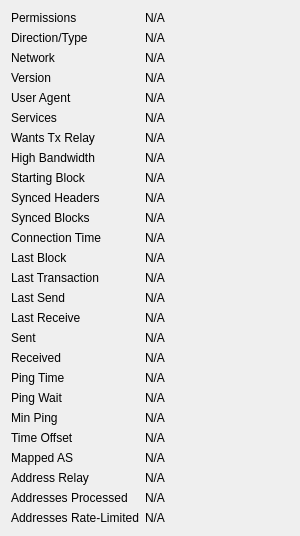
             <widget class="QWidget" name="detailWidget">
              <property name="geometry">
               <rect>
                <x>0</x>
                <y>0</y>
                <width>300</width>
                <height>426</height>
               </rect>
              </property>
              <layout class="QGridLayout" name="gridLayout_2" columnstretch="0,1">
               <item row="0" column="0">
                <widget class="QLabel" name="label_30">
                 <property name="text">
                  <string>Permissions</string>
                 </property>
                </widget>
               </item>
               <item row="0" column="1">
                <widget class="QLabel" name="peerPermissions">
                 <property name="cursor">
                  <cursorShape>IBeamCursor</cursorShape>
                 </property>
                 <property name="text">
                  <string>N/A</string>
                 </property>
                 <property name="textFormat">
                  <enum>Qt::PlainText</enum>
                 </property>
                 <property name="textInteractionFlags">
                  <set>Qt::LinksAccessibleByMouse|Qt::TextSelectableByKeyboard|Qt::TextSelectableByMouse</set>
                 </property>
                </widget>
               </item>
               <item row="1" column="0">
                <widget class="QLabel" name="peerConnectionTypeLabel">
                 <property name="toolTip">
                  <string>The direction and type of peer connection: %1</string>
                 </property>
                 <property name="text">
                  <string>Direction/Type</string>
                 </property>
                </widget>
               </item>
               <item row="1" column="1">
                <widget class="QLabel" name="peerConnectionType">
                 <property name="cursor">
                  <cursorShape>IBeamCursor</cursorShape>
                 </property>
                 <property name="text">
                  <string>N/A</string>
                 </property>
                 <property name="textFormat">
                  <enum>Qt::PlainText</enum>
                 </property>
                 <property name="textInteractionFlags">
                  <set>Qt::LinksAccessibleByMouse|Qt::TextSelectableByKeyboard|Qt::TextSelectableByMouse</set>
                 </property>
                </widget>
               </item>
               <item row="2" column="0">
                <widget class="QLabel" name="peerNetworkLabel">
                 <property name="toolTip">
                  <string>The network protocol this peer is connected through: IPv4, IPv6, Onion, I2P, or CJDNS.</string>
                 </property>
                 <property name="text">
                  <string>Network</string>
                 </property>
                </widget>
               </item>
               <item row="2" column="1">
                <widget class="QLabel" name="peerNetwork">
                 <property name="cursor">
                  <cursorShape>IBeamCursor</cursorShape>
                 </property>
                 <property name="text">
                  <string>N/A</string>
                 </property>
                 <property name="textFormat">
                  <enum>Qt::PlainText</enum>
                 </property>
                 <property name="textInteractionFlags">
                  <set>Qt::LinksAccessibleByMouse|Qt::TextSelectableByKeyboard|Qt::TextSelectableByMouse</set>
                 </property>
                </widget>
               </item>
               <item row="3" column="0">
                <widget class="QLabel" name="label_21">
                 <property name="text">
                  <string>Version</string>
                 </property>
                </widget>
               </item>
               <item row="3" column="1">
                <widget class="QLabel" name="peerVersion">
                 <property name="cursor">
                  <cursorShape>IBeamCursor</cursorShape>
                 </property>
                 <property name="text">
                  <string>N/A</string>
                 </property>
                 <property name="textFormat">
                  <enum>Qt::PlainText</enum>
                 </property>
                 <property name="textInteractionFlags">
                  <set>Qt::LinksAccessibleByMouse|Qt::TextSelectableByKeyboard|Qt::TextSelectableByMouse</set>
                 </property>
                </widget>
               </item>
               <item row="4" column="0">
                <widget class="QLabel" name="label_28">
                 <property name="text">
                  <string>User Agent</string>
                 </property>
                </widget>
               </item>
               <item row="4" column="1">
                <widget class="QLabel" name="peerSubversion">
                 <property name="cursor">
                  <cursorShape>IBeamCursor</cursorShape>
                 </property>
                 <property name="text">
                  <string>N/A</string>
                 </property>
                 <property name="textFormat">
                  <enum>Qt::PlainText</enum>
                 </property>
                 <property name="textInteractionFlags">
                  <set>Qt::LinksAccessibleByMouse|Qt::TextSelectableByKeyboard|Qt::TextSelectableByMouse</set>
                 </property>
                </widget>
               </item>
               <item row="5" column="0">
                <widget class="QLabel" name="label_4">
                 <property name="text">
                  <string>Services</string>
                 </property>
                </widget>
               </item>
               <item row="5" column="1">
                <widget class="QLabel" name="peerServices">
                 <property name="cursor">
                  <cursorShape>IBeamCursor</cursorShape>
                 </property>
                 <property name="text">
                  <string>N/A</string>
                 </property>
                 <property name="textFormat">
                  <enum>Qt::PlainText</enum>
                 </property>
                 <property name="wordWrap">
                  <bool>true</bool>
                 </property>
                 <property name="textInteractionFlags">
                  <set>Qt::LinksAccessibleByMouse|Qt::TextSelectableByKeyboard|Qt::TextSelectableByMouse</set>
                 </property>
                </widget>
               </item>
               <item row="6" column="0">
                <widget class="QLabel" name="peerRelayTxesLabel">
                 <property name="toolTip">
                  <string>Whether the peer requested us to relay transactions.</string>
                 </property>
                 <property name="text">
                  <string>Wants Tx Relay</string>
                 </property>
                </widget>
               </item>
               <item row="6" column="1">
                <widget class="QLabel" name="peerRelayTxes">
                 <property name="cursor">
                  <cursorShape>IBeamCursor</cursorShape>
                 </property>
                 <property name="text">
                  <string>N/A</string>
                 </property>
                 <property name="textFormat">
                  <enum>Qt::PlainText</enum>
                 </property>
                 <property name="textInteractionFlags">
                  <set>Qt::LinksAccessibleByMouse|Qt::TextSelectableByKeyboard|Qt::TextSelectableByMouse</set>
                 </property>
                </widget>
               </item>
               <item row="7" column="0">
                <widget class="QLabel" name="peerHighBandwidthLabel">
                 <property name="toolTip">
                  <string>High bandwidth BIP152 compact block relay: %1</string>
                 </property>
                 <property name="text">
                  <string>High Bandwidth</string>
                 </property>
                </widget>
               </item>
               <item row="7" column="1">
                <widget class="QLabel" name="peerHighBandwidth">
                 <property name="cursor">
                  <cursorShape>IBeamCursor</cursorShape>
                 </property>
                 <property name="text">
                  <string>N/A</string>
                 </property>
                 <property name="textFormat">
                  <enum>Qt::PlainText</enum>
                 </property>
                 <property name="textInteractionFlags">
                  <set>Qt::LinksAccessibleByMouse|Qt::TextSelectableByKeyboard|Qt::TextSelectableByMouse</set>
                 </property>
                </widget>
               </item>
               <item row="8" column="0">
                <widget class="QLabel" name="label_29">
                 <property name="text">
                  <string>Starting Block</string>
                 </property>
                </widget>
               </item>
               <item row="8" column="1">
                <widget class="QLabel" name="peerHeight">
                 <property name="cursor">
                  <cursorShape>IBeamCursor</cursorShape>
                 </property>
                 <property name="text">
                  <string>N/A</string>
                 </property>
                 <property name="textFormat">
                  <enum>Qt::PlainText</enum>
                 </property>
                 <property name="textInteractionFlags">
                  <set>Qt::LinksAccessibleByMouse|Qt::TextSelectableByKeyboard|Qt::TextSelectableByMouse</set>
                 </property>
                </widget>
               </item>
               <item row="9" column="0">
                <widget class="QLabel" name="label_27">
                 <property name="text">
                  <string>Synced Headers</string>
                 </property>
                </widget>
               </item>
               <item row="9" column="1">
                <widget class="QLabel" name="peerSyncHeight">
                 <property name="cursor">
                  <cursorShape>IBeamCursor</cursorShape>
                 </property>
                 <property name="text">
                  <string>N/A</string>
                 </property>
                 <property name="textFormat">
                  <enum>Qt::PlainText</enum>
                 </property>
                 <property name="textInteractionFlags">
                  <set>Qt::LinksAccessibleByMouse|Qt::TextSelectableByKeyboard|Qt::TextSelectableByMouse</set>
                 </property>
                </widget>
               </item>
               <item row="10" column="0">
                <widget class="QLabel" name="label_25">
                 <property name="text">
                  <string>Synced Blocks</string>
                 </property>
                </widget>
               </item>
               <item row="10" column="1">
                <widget class="QLabel" name="peerCommonHeight">
                 <property name="cursor">
                  <cursorShape>IBeamCursor</cursorShape>
                 </property>
                 <property name="text">
                  <string>N/A</string>
                 </property>
                 <property name="textFormat">
                  <enum>Qt::PlainText</enum>
                 </property>
                 <property name="textInteractionFlags">
                  <set>Qt::LinksAccessibleByMouse|Qt::TextSelectableByKeyboard|Qt::TextSelectableByMouse</set>
                 </property>
                </widget>
               </item>
               <item row="11" column="0">
                <widget class="QLabel" name="label_22">
                 <property name="text">
                  <string>Connection Time</string>
                 </property>
                </widget>
               </item>
               <item row="11" column="1">
                <widget class="QLabel" name="peerConnTime">
                 <property name="cursor">
                  <cursorShape>IBeamCursor</cursorShape>
                 </property>
                 <property name="text">
                  <string>N/A</string>
                 </property>
                 <property name="textFormat">
                  <enum>Qt::PlainText</enum>
                 </property>
                 <property name="textInteractionFlags">
                  <set>Qt::LinksAccessibleByMouse|Qt::TextSelectableByKeyboard|Qt::TextSelectableByMouse</set>
                 </property>
                </widget>
               </item>
               <item row="12" column="0">
                <widget class="QLabel" name="peerLastBlockLabel">
                 <property name="toolTip">
                  <string>Elapsed time since a novel block passing initial validity checks was received from this peer.</string>
                 </property>
                 <property name="text">
                  <string>Last Block</string>
                 </property>
                </widget>
               </item>
               <item row="12" column="1">
                <widget class="QLabel" name="peerLastBlock">
                 <property name="cursor">
                  <cursorShape>IBeamCursor</cursorShape>
                 </property>
                 <property name="text">
                  <string>N/A</string>
                 </property>
                 <property name="textFormat">
                  <enum>Qt::PlainText</enum>
                 </property>
                 <property name="textInteractionFlags">
                  <set>Qt::LinksAccessibleByMouse|Qt::TextSelectableByKeyboard|Qt::TextSelectableByMouse</set>
                 </property>
                </widget>
               </item>
               <item row="13" column="0">
                <widget class="QLabel" name="peerLastTxLabel">
                 <property name="toolTip">
                  <string extracomment="Tooltip text for the Last Transaction field in the peer details area.">Elapsed time since a novel transaction accepted into our mempool was received from this peer.</string>
                 </property>
                 <property name="text">
                  <string>Last Transaction</string>
                 </property>
                </widget>
               </item>
               <item row="13" column="1">
                <widget class="QLabel" name="peerLastTx">
                 <property name="cursor">
                  <cursorShape>IBeamCursor</cursorShape>
                 </property>
                 <property name="text">
                  <string>N/A</string>
                 </property>
                 <property name="textFormat">
                  <enum>Qt::PlainText</enum>
                 </property>
                 <property name="textInteractionFlags">
                  <set>Qt::LinksAccessibleByMouse|Qt::TextSelectableByKeyboard|Qt::TextSelectableByMouse</set>
                 </property>
                </widget>
               </item>
               <item row="14" column="0">
                <widget class="QLabel" name="label_15">
                 <property name="text">
                  <string>Last Send</string>
                 </property>
                </widget>
               </item>
               <item row="14" column="1">
                <widget class="QLabel" name="peerLastSend">
                 <property name="cursor">
                  <cursorShape>IBeamCursor</cursorShape>
                 </property>
                 <property name="text">
                  <string>N/A</string>
                 </property>
                 <property name="textFormat">
                  <enum>Qt::PlainText</enum>
                 </property>
                 <property name="textInteractionFlags">
                  <set>Qt::LinksAccessibleByMouse|Qt::TextSelectableByKeyboard|Qt::TextSelectableByMouse</set>
                 </property>
                </widget>
               </item>
               <item row="15" column="0">
                <widget class="QLabel" name="label_19">
                 <property name="text">
                  <string>Last Receive</string>
                 </property>
                </widget>
               </item>
               <item row="15" column="1">
                <widget class="QLabel" name="peerLastRecv">
                 <property name="cursor">
                  <cursorShape>IBeamCursor</cursorShape>
                 </property>
                 <property name="text">
                  <string>N/A</string>
                 </property>
                 <property name="textFormat">
                  <enum>Qt::PlainText</enum>
                 </property>
                 <property name="textInteractionFlags">
                  <set>Qt::LinksAccessibleByMouse|Qt::TextSelectableByKeyboard|Qt::TextSelectableByMouse</set>
                 </property>
                </widget>
               </item>
               <item row="16" column="0">
                <widget class="QLabel" name="label_18">
                 <property name="text">
                  <string>Sent</string>
                 </property>
                </widget>
               </item>
               <item row="16" column="1">
                <widget class="QLabel" name="peerBytesSent">
                 <property name="cursor">
                  <cursorShape>IBeamCursor</cursorShape>
                 </property>
                 <property name="text">
                  <string>N/A</string>
                 </property>
                 <property name="textFormat">
                  <enum>Qt::PlainText</enum>
                 </property>
                 <property name="textInteractionFlags">
                  <set>Qt::LinksAccessibleByMouse|Qt::TextSelectableByKeyboard|Qt::TextSelectableByMouse</set>
                 </property>
                </widget>
               </item>
               <item row="17" column="0">
                <widget class="QLabel" name="label_20">
                 <property name="text">
                  <string>Received</string>
                 </property>
                </widget>
               </item>
               <item row="17" column="1">
                <widget class="QLabel" name="peerBytesRecv">
                 <property name="cursor">
                  <cursorShape>IBeamCursor</cursorShape>
                 </property>
                 <property name="text">
                  <string>N/A</string>
                 </property>
                 <property name="textFormat">
                  <enum>Qt::PlainText</enum>
                 </property>
                 <property name="textInteractionFlags">
                  <set>Qt::LinksAccessibleByMouse|Qt::TextSelectableByKeyboard|Qt::TextSelectableByMouse</set>
                 </property>
                </widget>
               </item>
               <item row="18" column="0">
                <widget class="QLabel" name="label_26">
                 <property name="text">
                  <string>Ping Time</string>
                 </property>
                </widget>
               </item>
               <item row="18" column="1">
                <widget class="QLabel" name="peerPingTime">
                 <property name="cursor">
                  <cursorShape>IBeamCursor</cursorShape>
                 </property>
                 <property name="text">
                  <string>N/A</string>
                 </property>
                 <property name="textFormat">
                  <enum>Qt::PlainText</enum>
                 </property>
                 <property name="textInteractionFlags">
                  <set>Qt::LinksAccessibleByMouse|Qt::TextSelectableByKeyboard|Qt::TextSelectableByMouse</set>
                 </property>
                </widget>
               </item>
               <item row="19" column="0">
                <widget class="QLabel" name="peerPingWaitLabel">
                 <property name="toolTip">
                  <string>The duration of a currently outstanding ping.</string>
                 </property>
                 <property name="text">
                  <string>Ping Wait</string>
                 </property>
                </widget>
               </item>
               <item row="19" column="1">
                <widget class="QLabel" name="peerPingWait">
                 <property name="cursor">
                  <cursorShape>IBeamCursor</cursorShape>
                 </property>
                 <property name="text">
                  <string>N/A</string>
                 </property>
                 <property name="textFormat">
                  <enum>Qt::PlainText</enum>
                 </property>
                 <property name="textInteractionFlags">
                  <set>Qt::LinksAccessibleByMouse|Qt::TextSelectableByKeyboard|Qt::TextSelectableByMouse</set>
                 </property>
                </widget>
               </item>
               <item row="20" column="0">
                <widget class="QLabel" name="peerMinPingLabel">
                 <property name="text">
                  <string>Min Ping</string>
                 </property>
                </widget>
               </item>
               <item row="20" column="1">
                <widget class="QLabel" name="peerMinPing">
                 <property name="cursor">
                  <cursorShape>IBeamCursor</cursorShape>
                 </property>
                 <property name="text">
                  <string>N/A</string>
                 </property>
                 <property name="textFormat">
                  <enum>Qt::PlainText</enum>
                 </property>
                 <property name="textInteractionFlags">
                  <set>Qt::LinksAccessibleByMouse|Qt::TextSelectableByKeyboard|Qt::TextSelectableByMouse</set>
                 </property>
                </widget>
               </item>
               <item row="21" column="0">
                <widget class="QLabel" name="label_timeoffset">
                 <property name="text">
                  <string>Time Offset</string>
                 </property>
                </widget>
               </item>
               <item row="21" column="1">
                <widget class="QLabel" name="timeoffset">
                 <property name="cursor">
                  <cursorShape>IBeamCursor</cursorShape>
                 </property>
                 <property name="text">
                  <string>N/A</string>
                 </property>
                 <property name="textFormat">
                  <enum>Qt::PlainText</enum>
                 </property>
                 <property name="textInteractionFlags">
                  <set>Qt::LinksAccessibleByMouse|Qt::TextSelectableByKeyboard|Qt::TextSelectableByMouse</set>
                 </property>
                </widget>
               </item>
               <item row="22" column="0">
                <widget class="QLabel" name="peerMappedASLabel">
                 <property name="toolTip">
                  <string>The mapped Autonomous System used for diversifying peer selection.</string>
                 </property>
                 <property name="text">
                  <string>Mapped AS</string>
                 </property>
                </widget>
               </item>
               <item row="22" column="1">
                <widget class="QLabel" name="peerMappedAS">
                 <property name="cursor">
                  <cursorShape>IBeamCursor</cursorShape>
                 </property>
                 <property name="text">
                  <string>N/A</string>
                 </property>
                 <property name="textFormat">
                  <enum>Qt::PlainText</enum>
                 </property>
                 <property name="textInteractionFlags">
                  <set>Qt::LinksAccessibleByMouse|Qt::TextSelectableByKeyboard|Qt::TextSelectableByMouse</set>
                 </property>
                </widget>
               </item>
               <item row="23" column="0">
                <widget class="QLabel" name="peerAddrRelayEnabledLabel">
                 <property name="toolTip">
                  <string extracomment="Tooltip text for the Address Relay field in the peer details area, which displays whether we relay addresses to this peer (Yes/No).">Whether we relay addresses to this peer.</string>
                 </property>
                 <property name="text">
                  <string extracomment="Text title for the Address Relay field in the peer details area, which displays whether we relay addresses to this peer (Yes/No).">Address Relay</string>
                 </property>
                </widget>
               </item>
               <item row="23" column="1">
                <widget class="QLabel" name="peerAddrRelayEnabled">
                 <property name="cursor">
                  <cursorShape>IBeamCursor</cursorShape>
                 </property>
                 <property name="text">
                  <string>N/A</string>
                 </property>
                 <property name="textFormat">
                  <enum>Qt::PlainText</enum>
                 </property>
                 <property name="textInteractionFlags">
                  <set>Qt::LinksAccessibleByMouse|Qt::TextSelectableByKeyboard|Qt::TextSelectableByMouse</set>
                 </property>
                </widget>
               </item>
               <item row="24" column="0">
                <widget class="QLabel" name="peerAddrProcessedLabel">
                 <property name="toolTip">
                  <string extracomment="Tooltip text for the Addresses Processed field in the peer details area, which displays the total number of addresses received from this peer that were processed (excludes addresses that were dropped due to rate-limiting).">The total number of addresses received from this peer that were processed (excludes addresses that were dropped due to rate-limiting).</string>
                 </property>
                 <property name="text">
                  <string extracomment="Text title for the Addresses Processed field in the peer details area, which displays the total number of addresses received from this peer that were processed (excludes addresses that were dropped due to rate-limiting).">Addresses Processed</string>
                 </property>
                </widget>
               </item>
               <item row="24" column="1">
                <widget class="QLabel" name="peerAddrProcessed">
                 <property name="cursor">
                  <cursorShape>IBeamCursor</cursorShape>
                 </property>
                 <property name="text">
                  <string>N/A</string>
                 </property>
                 <property name="textFormat">
                  <enum>Qt::PlainText</enum>
                 </property>
                 <property name="textInteractionFlags">
                  <set>Qt::LinksAccessibleByMouse|Qt::TextSelectableByKeyboard|Qt::TextSelectableByMouse</set>
                 </property>
                </widget>
               </item>
               <item row="25" column="0">
                <widget class="QLabel" name="peerAddrRateLimitedLabel">
                 <property name="toolTip">
                  <string extracomment="Tooltip text for the Addresses Rate-Limited field in the peer details area, which displays the total number of addresses received from this peer that were dropped (not processed) due to rate-limiting.">The total number of addresses received from this peer that were dropped (not processed) due to rate-limiting.</string>
                 </property>
                 <property name="text">
                  <string extracomment="Text title for the Addresses Rate-Limited field in the peer details area, which displays the total number of addresses received from this peer that were dropped (not processed) due to rate-limiting.">Addresses Rate-Limited</string>
                 </property>
                </widget>
               </item>
               <item row="25" column="1">
                <widget class="QLabel" name="peerAddrRateLimited">
                 <property name="cursor">
                  <cursorShape>IBeamCursor</cursorShape>
                 </property>
                 <property name="text">
                  <string>N/A</string>
                 </property>
                 <property name="textFormat">
                  <enum>Qt::PlainText</enum>
                 </property>
                 <property name="textInteractionFlags">
                  <set>Qt::LinksAccessibleByMouse|Qt::TextSelectableByKeyboard|Qt::TextSelectableByMouse</set>
                 </property>
                </widget>
               </item>
               <item row="26" column="0">
                <spacer name="verticalSpacer_3">
                 <property name="orientation">
                  <enum>Qt::Vertical</enum>
                 </property>
                 <property name="sizeHint" stdset="0">
                  <size>
                   <width>20</width>
                   <height>40</height>
                  </size>
                 </property>
                </spacer>
               </item>
              </layout>
             </widget>
